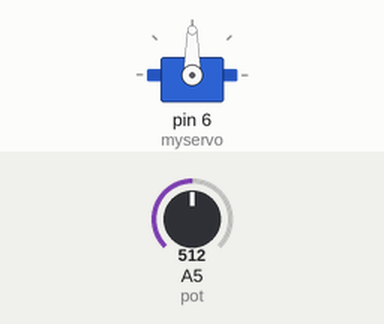
Recording of a sketch running on a simulated Arduino Uno, built with avr-gcc and run on an emulated ATmega328P. Shown: servo. Inputs (shaded band) come from the test bench; at power-on: A5 (pot) = 512.

Above: at 1.8 s.
1.9 s: A5 (pot) set to 716
At 3.1 s:
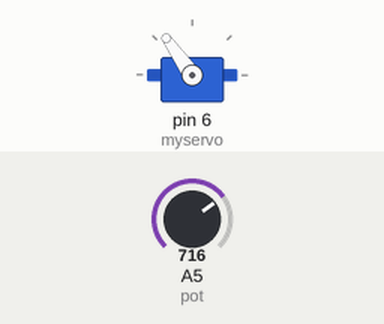
3.5 s: A5 (pot) set to 900
At 4.7 s:
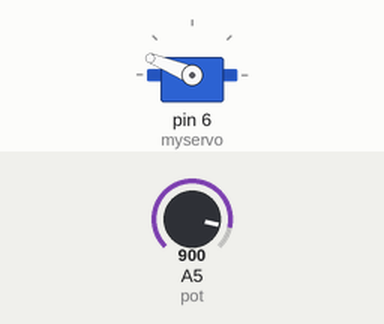
5.5 s: A5 (pot) set to 1023
At 7.2 s:
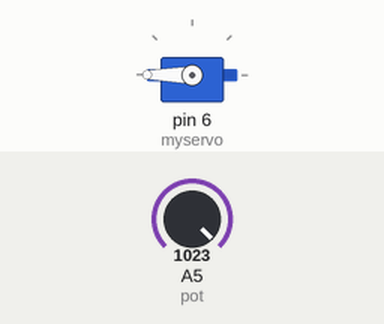
7.5 s: A5 (pot) set to 306
At 9.0 s:
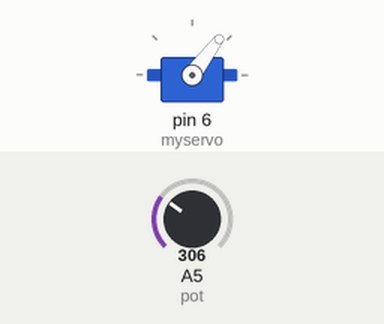
9.5 s: A5 (pot) set to 122
At 10.5 s:
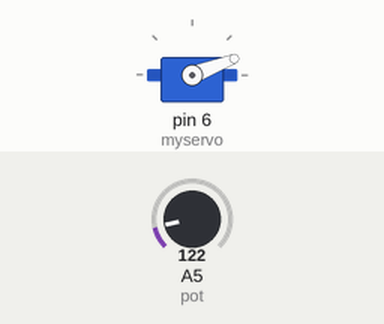
Timing chart, 0 to 12.5 s (numbered marks = the images above; inputs shaded):
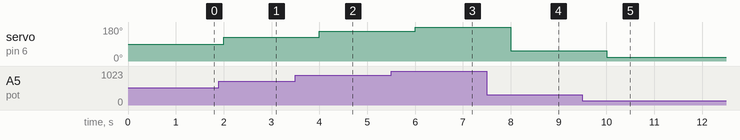

Measured:
- after the input at 1.9 s, servo on pin 6 (myservo): 90° → 125° after 0.10 s
- after the input at 3.5 s, servo on pin 6 (myservo): 125° → 158° after 0.50 s
- after the input at 5.5 s, servo on pin 6 (myservo): 158° → 180° after 0.50 s
- after the input at 7.5 s, servo on pin 6 (myservo): 180° → 53° after 0.50 s
- after the input at 9.5 s, servo on pin 6 (myservo): 53° → 21° after 0.50 s

The sketch:

servo.ino.ino
```cpp
#include <Servo.h>
Servo myservo;

int pot = A5;
int var;

void setup() {
  myservo.attach(6);
}

void loop() {
  var = analogRead(pot);
  var = map (var, 00,1023,00, 180);
  myservo.write(var);
  delay(1000);
}
```
